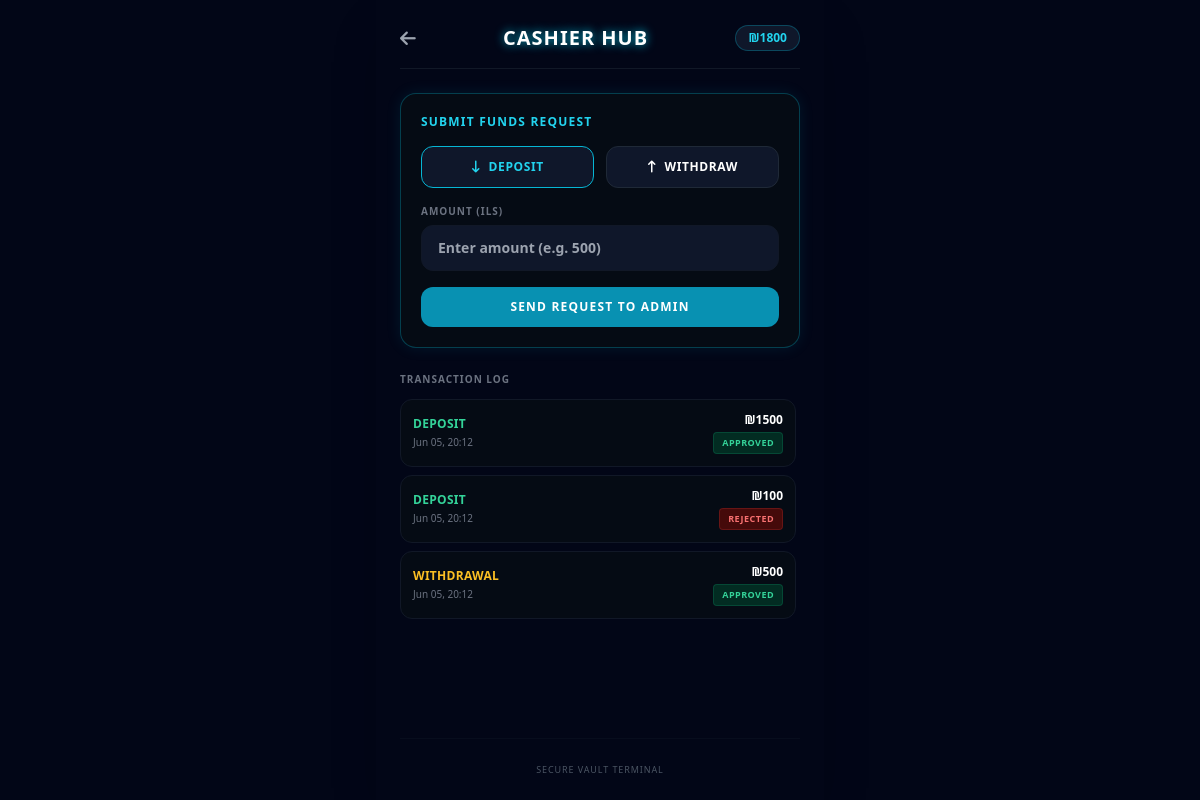
/cashier/ (signed in), run on the app's committed database.
### betting/models.py (models this page shows, shortened)
class Transaction(models.Model):
    user = models.ForeignKey(User, on_delete=models.CASCADE)
    amount = models.IntegerField()
    tx_type = models.CharField(max_length=20) # 'deposit', 'withdrawal'
    status = models.CharField(max_length=20, default='pending') # 'pending', 'approved', 'rejected'
    created_at = models.DateTimeField(auto_now_add=True)

### betting/views.py (the view, shortened to what this page needs)
# urls.py: path('cashier/', views.cashier, name='cashier'),
@login_required(login_url='login')
def cashier(request):
    profile, created = UserProfile.objects.get_or_create(user=request.user)
    error_msg = None
    success_msg = None
    history = Transaction.objects.filter(user=request.user).order_by('-created_at')
    return render(request, 'betting/cashier.html', {'balance': profile.balance, 'error_msg': error_msg, 'success_msg': success_msg, 'history': history})

### betting/templates/betting/cashier.html (shortened to what this page needs)
<!DOCTYPE html>
<html lang="en" dir="ltr">
<head>
    <script src="https://cdn.tailwindcss.com"></script>
    <link rel="stylesheet" href="https://cdnjs.cloudflare.com/ajax/libs/font-awesome/6.4.0/css/all.min.css">
</head>
<body class="text-white min-h-screen max-w-md mx-auto shadow-2xl bg-[#020617] p-6 flex flex-col justify-between">
    <div class="space-y-6">
        <div class="flex justify-between items-center pb-4 border-b border-gray-900">
            <a href="/" class="text-gray-400 hover:text-white"><i class="fa-solid fa-arrow-left text-lg"></i></a>
            <h1 class="text-xl font-black tracking-wider text-white" style="text-shadow: 0 0 10px #06b6d4;">CASHIER HUB</h1>
            <div class="bg-[#0f172a] px-3 py-1 rounded-full border border-cyan-500/30 text-cyan-400 font-black text-xs">
                ₪{{ balance }}
            </div>
        </div>
        <div class="bg-[#050b14] p-5 rounded-2xl neon-border space-y-4">
            <h2 class="text-xs font-black tracking-widest text-cyan-400 uppercase">Submit Funds Request</h2>
            <form method="POST" class="space-y-4">
                <div class="grid grid-cols-2 gap-3">
                    <label class="cursor-pointer">
                        <div class="p-3 bg-[#0f172a] border border-gray-800 rounded-xl text-center font-bold text-xs uppercase tracking-wider peer-checked:border-cyan-500 peer-checked:text-cyan-400 transition-all">
                            <i class="fa-solid fa-arrow-down-long mr-1"></i> Deposit
                        </div>
                    </label>
                    <label class="cursor-pointer">
                        <div class="p-3 bg-[#0f172a] border border-gray-800 rounded-xl text-center font-bold text-xs uppercase tracking-wider peer-checked:border-cyan-500 peer-checked:text-cyan-400 transition-all">
                            <i class="fa-solid fa-arrow-up-long mr-1"></i> Withdraw
                        </div>
                    </label>
                </div>
                <div class="space-y-1.5">
                    <label class="block text-[10px] font-black text-gray-500 uppercase tracking-widest">Amount (ILS)</label>
                    <input type="number" name="amount" min="10" required placeholder="Enter amount (e.g. 500)" class="w-full bg-[#0f172a] border border-gray-900 rounded-xl px-4 py-3 text-sm font-bold text-white focus:outline-none focus:border-cyan-500 transition-colors">
                </div>
                <button type="submit" class="w-full bg-cyan-600 hover:bg-cyan-500 text-white font-black py-3 rounded-xl text-xs uppercase tracking-widest transition-colors">
                    Send Request to Admin
                </button>
            </form>
        </div>
        <div class="space-y-3">
            <h3 class="text-[10px] font-black text-gray-500 uppercase tracking-widest">Transaction Log</h3>
            <div class="space-y-2 max-h-60 overflow-y-auto pr-1">
                {% for tx in history %}
                <div class="bg-[#050b14] border border-gray-900 p-3 rounded-xl flex justify-between items-center text-xs">
                    <div>
                        <div class="font-bold uppercase tracking-wide {% if tx.tx_type == 'deposit' %}text-emerald-400{% else %}text-amber-400{% endif %}">
                            {{ tx.tx_type }}
                        </div>
                        <div class="text-[10px] text-gray-500 mt-0.5">{{ tx.created_at|date:"M d, H:i" }}</div>
                    </div>
                    <div class="text-right">
                        <div class="font-black">₪{{ tx.amount }}</div>
                        <span class="text-[9px] font-black px-2 py-0.5 rounded uppercase tracking-wider mt-1 inline-block
                            {% if tx.status == 'pending' %}bg-cyan-950 text-cyan-400 border border-cyan-500/20{% elif tx.status == 'approved' %}bg-emerald-950 text-emerald-400 border border-emerald-500/20{% else %}bg-red-950 text-red-400 border border-red-500/20{% endif %}">
                            {{ tx.status }}
                        </span>
                    </div>
                </div>
                {% empty %}
                <div class="text-center text-xs text-gray-600 py-4 font-medium uppercase tracking-wider">No recent transactions</div>
                {% endfor %}
            </div>
        </div>
    </div>
    <div class="text-center text-[9px] text-gray-600 uppercase tracking-widest pt-6 border-t border-gray-900/40">
        Secure Vault Terminal
    </div>
</body>
</html>

### betting/templates/betting/cashier.html (style rules this page uses)
body { background-color: #020617; font-family: system-ui, sans-serif; }
.neon-border { border: 1px solid rgba(6, 182, 212, 0.3); box-shadow: 0 0 15px rgba(6, 182, 212, 0.1); }

### data on the page
Transaction: tx_type "DEPOSIT", created_at "Jun 05, 20:12", amount "1500", status "APPROVED"
Transaction: tx_type "DEPOSIT", created_at "Jun 05, 20:12", amount "100", status "REJECTED"
Transaction: tx_type "WITHDRAWAL", created_at "Jun 05, 20:12", amount "500", status "APPROVED"

### other printed values
{{ balance }} "1800"
